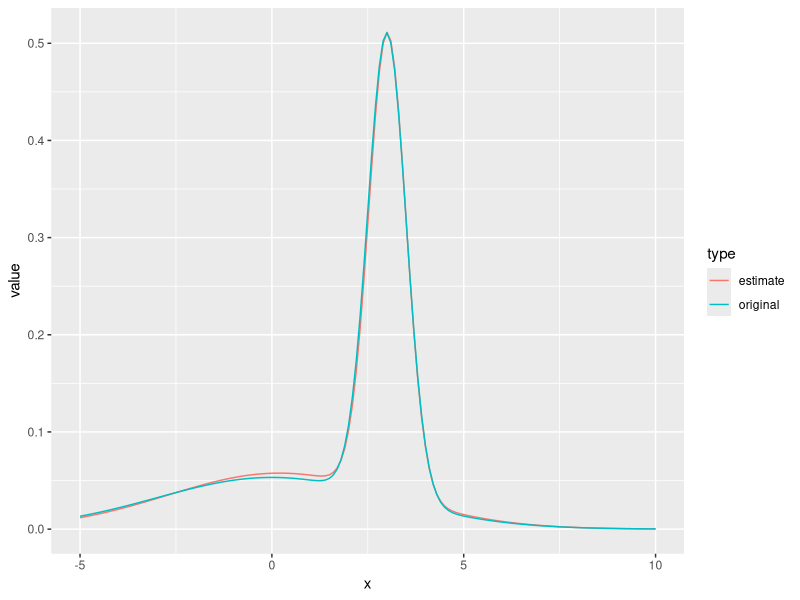
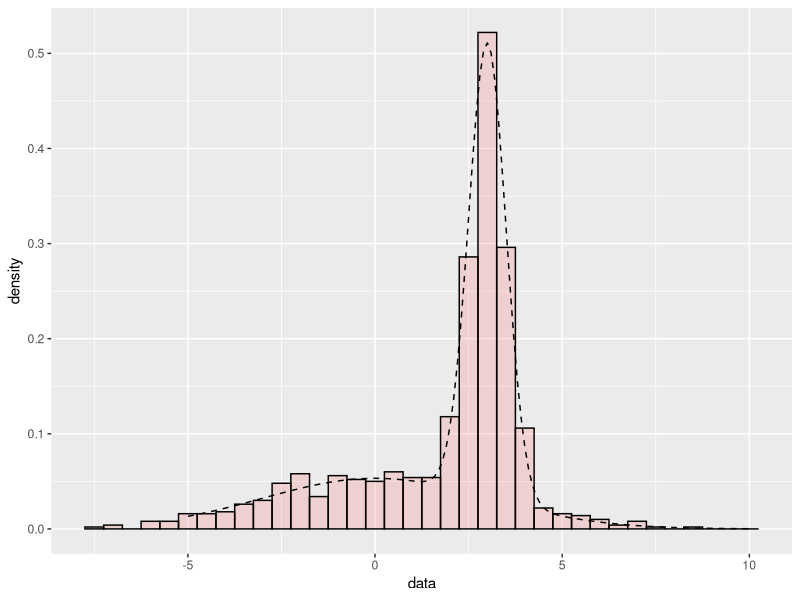
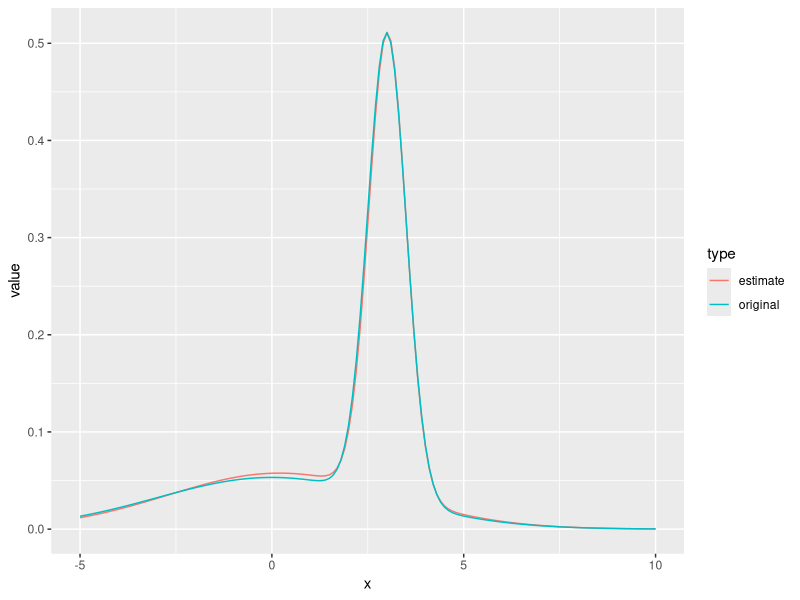

Write R code to recreate these figures, in order.
#########################################
# file  : GMM.R
# auther: norih
# date  : Dec 14th, 2020
# GMM is gaussian mixture model.
# Expectation-maximization algorithm is one of the algorithm
# which estimate maximum likelihood
#########################################
library(tidyverse)
# samples comes from mixture gaussian model
# signal: mu0 = 3, sig0 = 0.5, pi0 = 0.6
# noise: mu1 = 0, sig1 = 3, pi1 = 0.4
set.seed(50)
N <- 1000
mu0 = 3
sig0= 0.5
pi0 = 0.6
mu1 = 0
sig1 = 3
pi1 = 0.4

X <- sample(0:1, N, replace = TRUE, prob = c(pi0,pi1))
data <- rep(-99, N)
data[which(X == 0)] <- rnorm(length(which(X == 0)), mu0, sig0)
data[which(X == 1)] <- rnorm(length(which(X == 1)), mu1, sig1)

x0 <- seq(-5,10,.1)
y0 <- pi0 * dnorm(x0,mu0,sig0) + pi1 * dnorm(x0,mu1,sig1)
p <- ggplot(NULL, aes(x = data)) +
      geom_histogram(aes(y=..density..),      # Histogram with density instead of count on y-axis
                     binwidth=.5,
                     colour="black", alpha=.2, fill="#FF6666") +
      geom_line(aes(x=x0, y=y0), size = .5, linetype="dashed")
ggsave("./ref1/section3/fig3.2_GMM.png", plot = p)

# EM method to estimate (pi0, pi1), (mu0, sig0), (mu1, sig1)
# Initial condition
mu0 = 5
mu1 = -5
sig0 = 3
sig1 = 2
pi0 = 0.8
pi1 = 0.2


for(i in 1:20) {
  p0 <- pi0 * dnorm(data, mu0, sig0)
  p1 <- pi1 * dnorm(data, mu1, sig1)
  q0 <- p0/(p0+p1)
  q1 <- p1/(p0+p1)
  pi0 <- sum(q0) / N
  pi1 <- sum(q1) / N
  mu0 <- sum(q0 * data) / (N*pi0)
  mu1 <- sum(q1 * data) / (N*pi1)
  sig0 <- sqrt(sum(q0 * (data - mu0) * (data - mu0)) / (N*pi0))
  sig1 <- sqrt(sum(q1 * (data - mu1) * (data - mu1)) / (N*pi1))
}

paste(mu0, sig0, pi0, mu1, sig1, pi1, sep=",")

x1 <- seq(-5,10,.1)
y1 <- pi0 * dnorm(x1,mu0,sig0) + pi1 * dnorm(x1,mu1,sig1)

df <- data.frame(x = x0, original = y0, estimate = y1)
df %>% pivot_longer(cols = -x, names_to = "type", values_to = "value") %>% 
  ggplot()+geom_line(aes(x=x, y=value, color=type), size = .5)
ggsave("./ref1/section3/fig3.3_GMM.png")
